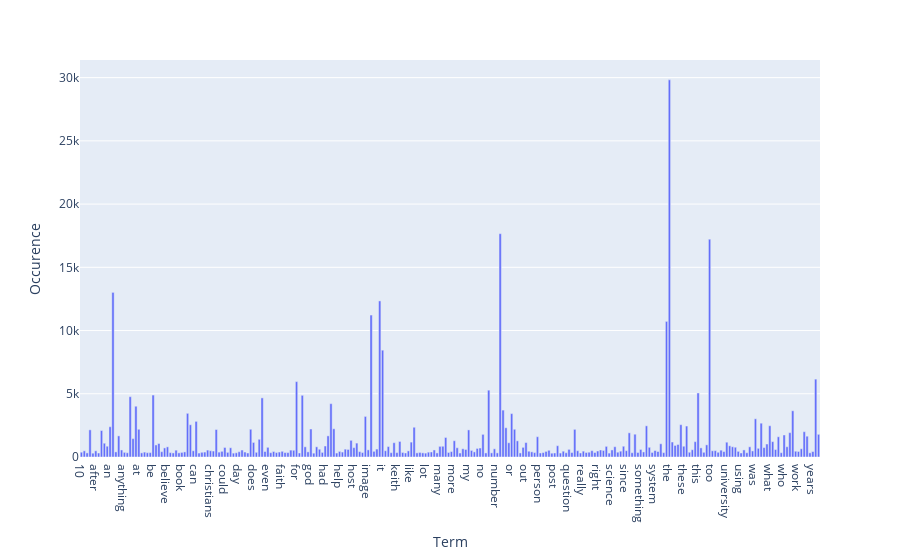

Notebook cell for this chart:
### Markdown cell above
### >>> **Exercise 14 (take home):** 
The chart above contains all the vocabulary, and it's computationally intensive to both compute and visualize. Can you efficiently reduce the number of terms you want to visualize as an exercise.

### Code cell
# Answer here
import plotly.express as px
f_names = tuple(count_vect.get_feature_names())
pxdata = list(zip(f_names,term_frequencies))
pxdata_300 = filter(lambda x: x[1]>300, pxdata)
#pxdata.sort(key=lambda data:data[1],reverse=True)
fig = px.bar(pxdata_300, x=0, y=1,labels={"0":"Term","1":"Occurence"})
fig.show()

### Figure 1 — Plotly figure (JSON) as saved in the notebook; plotly's stock layout.template omitted (floating-point values rounded to 4 significant figures; data arrays with more than 128 entries replaced by an {"elided": "..."} marker saying what was removed)
{"data": [{"alignmentgroup": "True", "hovertemplate": "Term=%{x}<br>Occurence=%{y}<extra></extra>", "legendgroup": "", "marker": {"color": "#636efa", "pattern": {"shape": ""}}, "name": "", "offsetgroup": "", "orientation": "v", "showlegend": false, "textposition": "auto", "type": "bar", "x": {"elided": "258 str values"}, "xaxis": "x", "y": {"elided": "258 int values"}, "yaxis": "y"}], "layout": {"barmode": "relative", "legend": {"tracegroupgap": 0}, "margin": {"t": 60}, "xaxis": {"anchor": "y", "domain": [0, 1], "title": {"text": "Term"}}, "yaxis": {"anchor": "x", "domain": [0, 1], "title": {"text": "Occurence"}}}}
